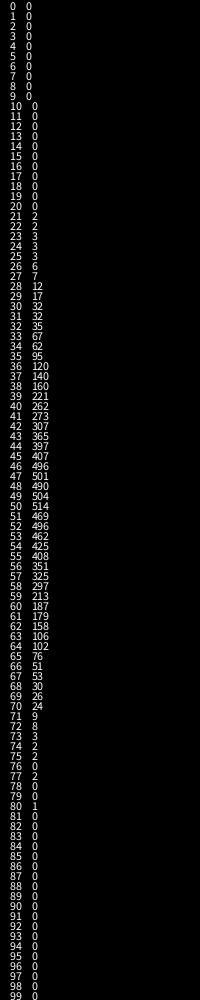
Frame 1 (no input)
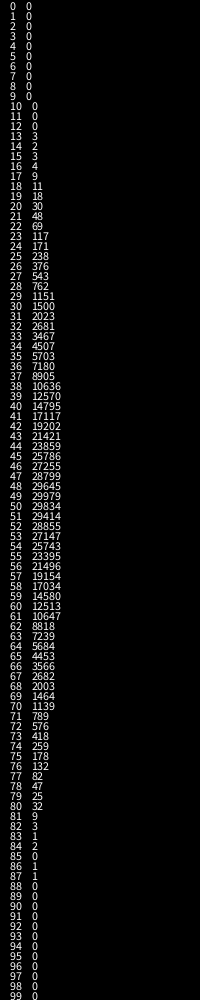
Frame 60 (the mouse pressed at the canvas centre just before this capture)
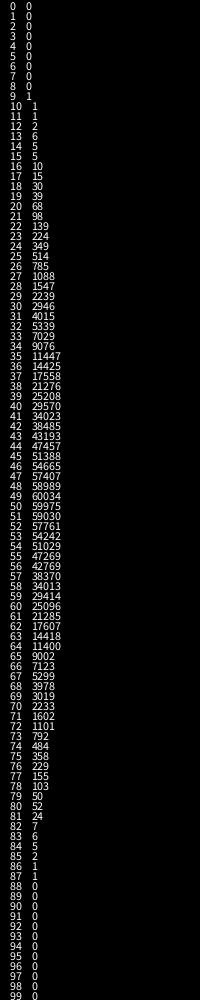
Frame 120 (the mouse held since frame 60 and released just before this capture)

The Processing sketch that drew these frames (run headless with seeded random() and noise(); from frame 60 on, the mouse is pressed at the canvas centre):

// Processing sketch: distribconecntration
// ── distribconecntration.pde
float boxmuller(float high, float low) {
  float answer = 0;
  float U = random(-1, 1), V = random(-1, 1);
  float S = (U * U) + (V * V);
  
  
  while (S >= 1) {
    U = random(-1, 1);
    V = random(-1, 1);
    S = (U * U) + (V * V);
  }





  //answer = sqrt(-2 * log(U)) * cos(TWO_PI
  answer = U * sqrt((-2 * log(S)) / S);

  answer = map(answer, -TWO_PI, TWO_PI, high, low);

  return answer;
}

int[] numbs = new int[100];
void setup() {

  size(200, 1000);
}

void draw() {
  background(0);
  for (int i = 0; i < 10000; i += 1) {
    int x = (int)boxmuller(0, 100);
    if (x >= 0 && x < numbs.length - 1) {
      numbs[x] += 1;
    }
  }

  for (int i = 0; i < numbs.length; i += 1) {
    text(i + "    " + numbs[i], 10, 10 + (10 * i));
  }
}
